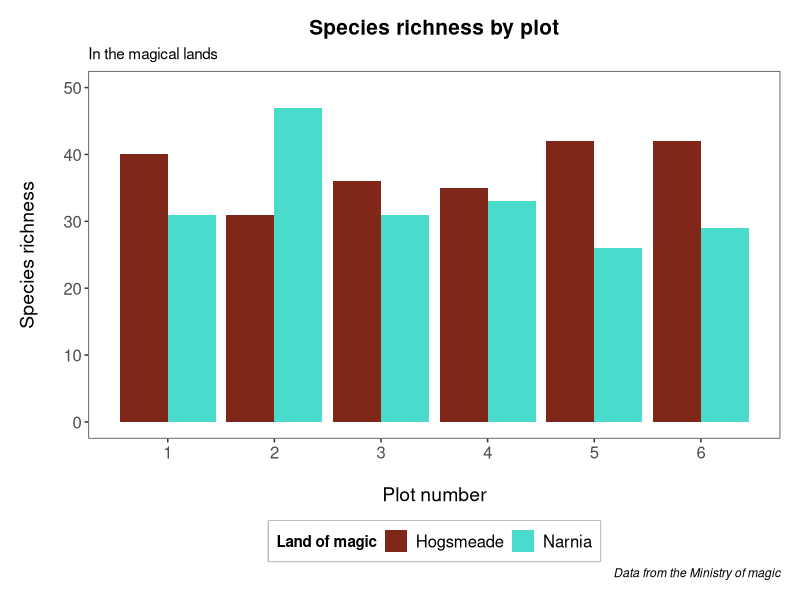
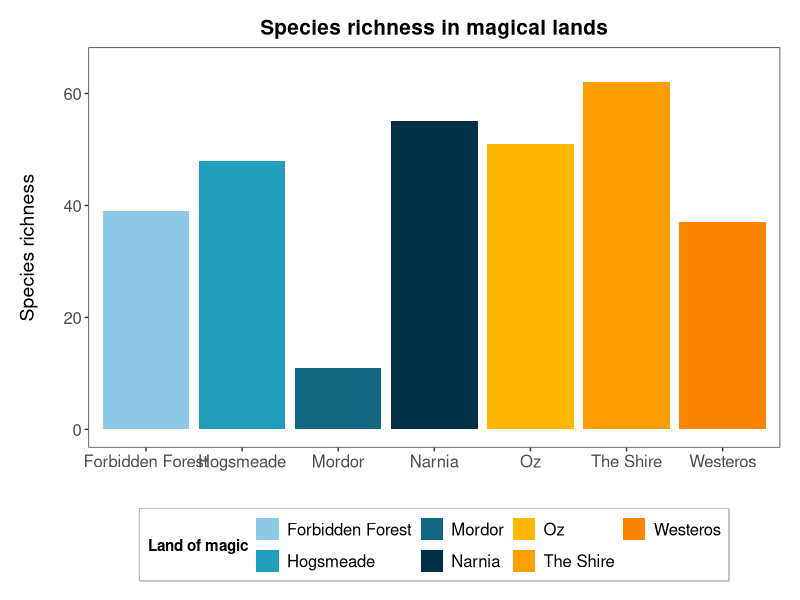
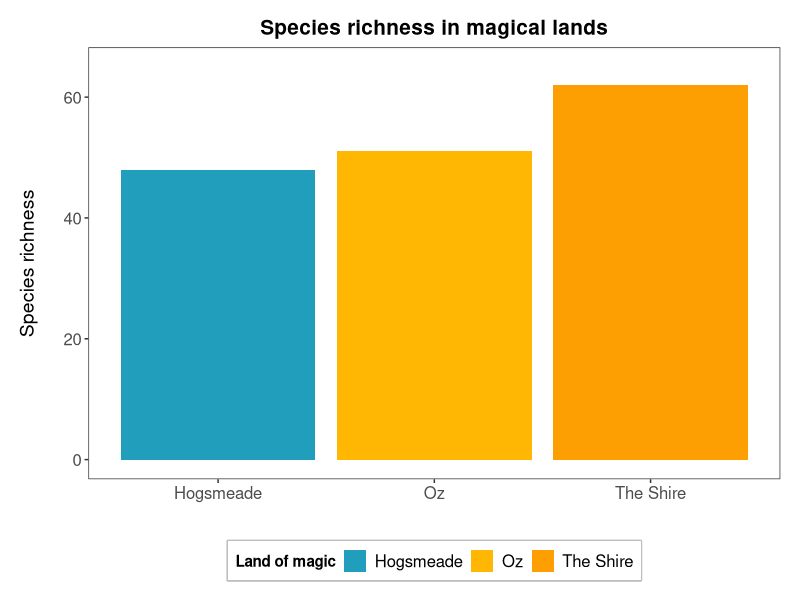
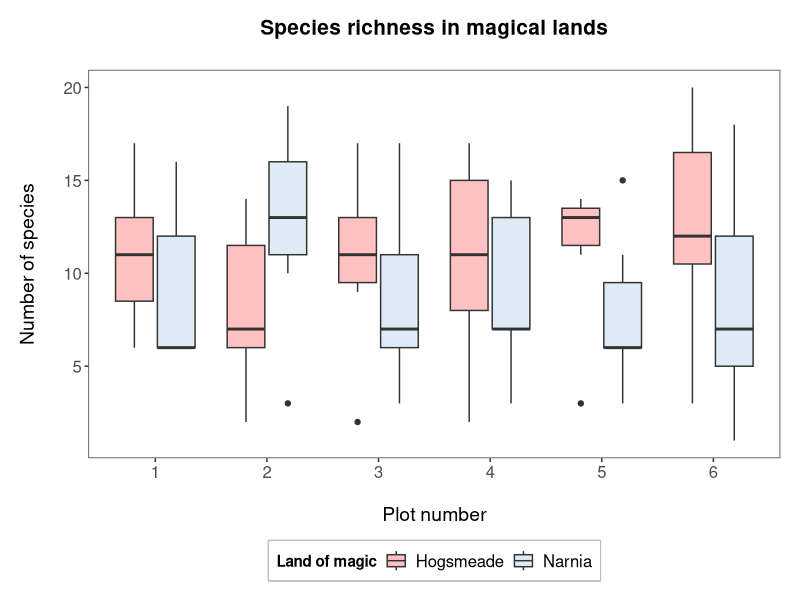
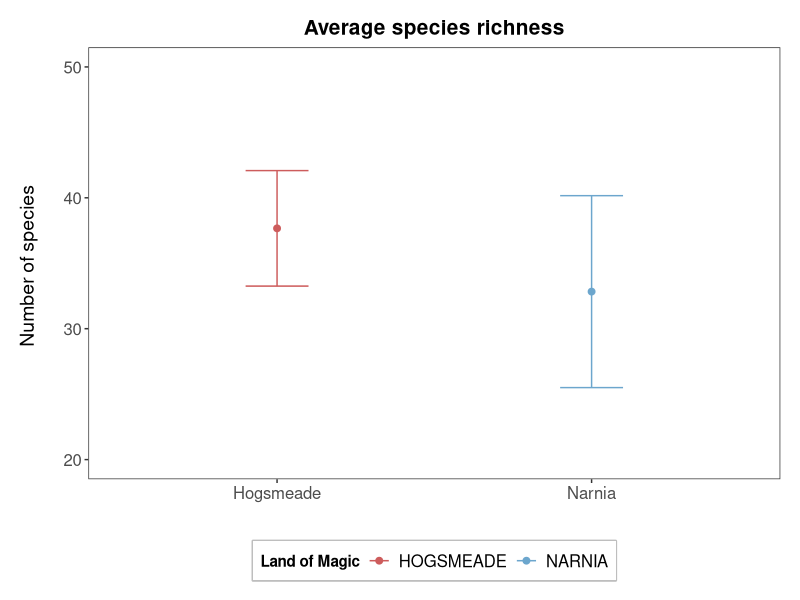
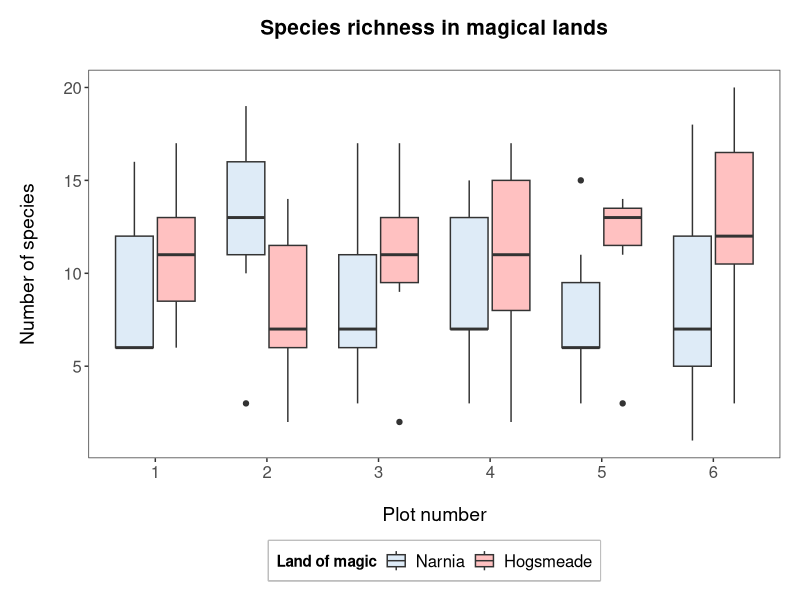
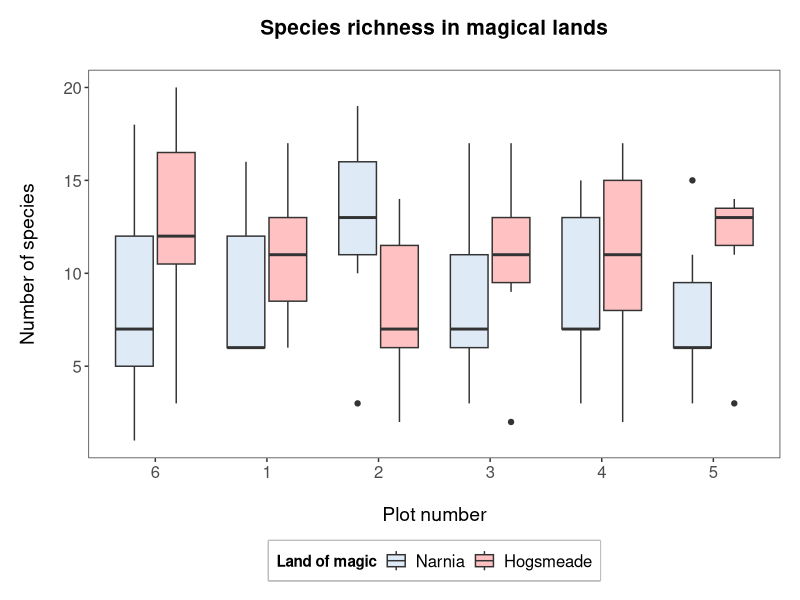
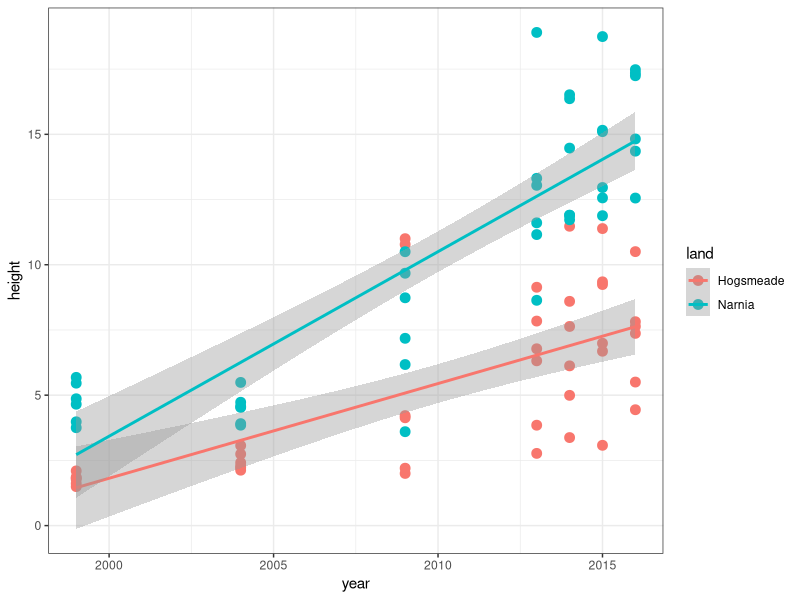

R code for these plots, in order:
##%######################################################%##
#                                                          #
####                DATA VISUALISATION 2                ####
####             Course by Our Coding Club              ####
####              Customising your figures              ####
####                     13.8.2024                      ####
#                                                          #
##%######################################################%##

# Set the working directory ----
setwd('C:/Users/pavla/OneDrive/Documents/GitHub/R-course/CC_course_stream2-master/03_Data_vis_2')

# Used libraries ----
library(dplyr)
library(ggplot2)

# Custom functions ----
magic.plot <- function() {
  theme_bw() +
    theme(axis.title = element_text(size = 14),
          axis.text = element_text(size = 12),
          plot.title = element_text(size = 15, hjust = 0.5, face = "bold"),
          plot.caption = element_text(face = "italic"),
          panel.grid = element_blank(),
          plot.margin = unit(c(0.5,0.5,0.5,0.5), units = , "cm"),
          legend.title = element_text(face = "bold"),
          legend.text = element_text(size = 12),
          legend.position = "bottom",
          legend.box.background = element_rect(color = "grey", linewidth = 1))
}

# Import and clean up data ----
magic_veg <- read.csv("magic_veg.csv")

head(magic_veg)
str(magic_veg)

species_counts <- magic_veg %>% 
  group_by(land, plot) %>% 
  summarise(species_number = length(unique(species)))

# Plotting the data
(ggplot(species_counts, aes(x = plot, y = species_number, fill = land)) +
    geom_histogram(stat = "identity", position = "dodge") +
    scale_x_continuous(breaks = c(1,2,3,4,5,6)) +
    scale_y_continuous(limits = c(0,50)) +
    scale_fill_manual(values = c("#80271A", "#4BDBCD"), 
                      name = "Land of magic") +
    labs(title = "Species richness by plot",
         subtitle = "In the magical lands",
         caption = "Data from the Ministry of magic",
         x = "\nPlot number", y = "Species richness\n") +
    magic.plot())

# Save the plot
ggsave("magical_sp_richness.png", width = 20, height = 15, units = "cm", dpi = 300)

# New data frame with more lands
# Create vectors with land names and species counts
land <- factor(c("Narnia", "Hogsmeade", "Westeros", "The Shire", "Mordor", "Forbidden Forest", "Oz"))
counts <- as.numeric(c(55, 48, 37, 62, 11, 39, 51))

# Create the new data frame from the vectors
more_magic <- data.frame(land, counts)

length(levels(more_magic$land))
# There are 7 lands so I need 7 colors

# Define the color palette
magic.palette <- c("#8ecae6", "#219ebc", "#126782", "#023047", "#ffb703", "#fd9e02", "#fb8500")
# Assign the colors to factor levels
names(magic.palette) <- levels(more_magic$land)

# Create bar plot
(ggplot(data = more_magic, aes(x = land, y = counts, fill = land)) +
  geom_histogram(stat = "identity", position = "dodge", binwidth = 1) +
  scale_y_continuous(limits = c(0,65)) +
  scale_fill_manual(values = magic.palette,
                    name = "Land of magic") +
  labs(title = "Species richness in magical lands",
       x = "", y = "Species richness\n") +
  magic.plot())

# If I filter out some of the factors, the colours will remain the same
(ggplot(data = filter(more_magic, land %in% c("Hogsmeade", "Oz", "The Shire")), aes(x = land, y = counts, fill = land)) +
    geom_histogram(stat = "identity", position = "dodge", binwidth = 1) +
    scale_y_continuous(limits = c(0,65)) +
    scale_fill_manual(values = magic.palette,
                      name = "Land of magic") +
    labs(title = "Species richness in magical lands",
         x = "", y = "Species richness\n") +
    magic.plot())

# Box plots -----
# Create a data frame that includes the year
yearly_counts <- magic_veg %>% 
  group_by(year, land, plot) %>% 
  summarise(species_richness = length(unique(species)))

str(yearly_counts)
yearly_counts$plot <- as.factor(yearly_counts$plot)

# Plot a basic box plot
(ggplot(yearly_counts, aes(x = plot, y = species_richness, fill = land)) +
    geom_boxplot() +
    scale_x_discrete(breaks = 1:6) +
    scale_fill_manual(values = c("rosybrown1", "#deebf7"),
                      breaks = c("Hogsmeade","Narnia"),
                      name="Land of magic",
                      labels=c("Hogsmeade", "Narnia")) +
    labs(title = "Species richness in magical lands\n",
           x = "\nPlot number", y = "Number of species\n") +
    magic.plot())

# Dot plots ----
# Create a summary containing a mean and standard deviation
summary <- species_counts %>% 
  group_by(land) %>% 
  summarise(mean = mean(species_number),
            sd = sd(species_number))

# Create dot plot
(ggplot(summary, aes(x = land, y = mean, colour = land)) +
    geom_errorbar(aes(ymin = mean - sd, ymax = mean + sd), width = 0.2) +
    geom_point(size = 2) +
    scale_y_continuous(limits = c(20,50)) +
    scale_colour_manual(values = c('#CD5C5C', '#6CA6CD'), 
                        labels = c('HOGSMEADE', 'NARNIA'), 
                        name = 'Land of Magic') +                   
    labs(title = 'Average species richness', 
         x = '', y = 'Number of species \n') +
    magic.plot())

# Reordering the data so that Narnia is shown first
yearly_counts$land <- factor(yearly_counts$land,
                             levels = c("Narnia", "Hogsmeade"),
                             labels = c("Narnia", "Hogsmeade"))

(ggplot(yearly_counts, aes(x = plot, y = species_richness, fill = land)) +
    geom_boxplot() +
    scale_x_discrete(breaks = 1:6) +
    scale_fill_manual(values = c("#deebf7", "rosybrown1"),
                      breaks = c("Narnia","Hogsmeade"),
                      name="Land of magic",
                      labels=c("Narnia", "Hogsmeade")) +
    labs(title = "Species richness in magical lands\n",
         x = "\nPlot number", y = "Number of species\n") +
    magic.plot())

# Reorder the plot numbers
yearly_counts$plot <- factor(yearly_counts$plot,
                             levels = c("6", "1", "2", "3", "4", "5"),
                             labels = c("6", "1", "2", "3", "4", "5"))
levels(yearly_counts$plot)

(ggplot(yearly_counts, aes(x = plot, y = species_richness, fill = land)) +
    geom_boxplot() +
    scale_x_discrete(breaks = 1:6) +
    scale_fill_manual(values = c("#deebf7", "rosybrown1"),
                      breaks = c("Narnia","Hogsmeade"),
                      name="Land of magic",
                      labels=c("Narnia", "Hogsmeade")) +
    labs(title = "Species richness in magical lands\n",
         x = "\nPlot number", y = "Number of species\n") +
    magic.plot())

# Plot regression lines ----
# Create a data frame with plant heights
heights <- magic_veg %>% 
  filter(!is.na(height)) %>% 
  group_by(year, land, plot, id) %>% 
  summarise(max_height = max(height)) %>% 
  ungroup() %>% 
  group_by(year, land, plot) %>% 
  summarise(height = mean(max_height))

# Plot a simple scatter plot
(ggplot(heights, aes(x = year, y = height, colour = land)) +
    geom_point(size = 3) +
    stat_smooth(method = "lm") +
    theme_bw())

# Try quadratic fit
(ggplot(heights, aes(x = year, y = height, colour = land)) +
    geom_point(size = 3) +
    stat_smooth(method = "lm", formula = y ~ x + I(x^2)) +
    theme_bw())
